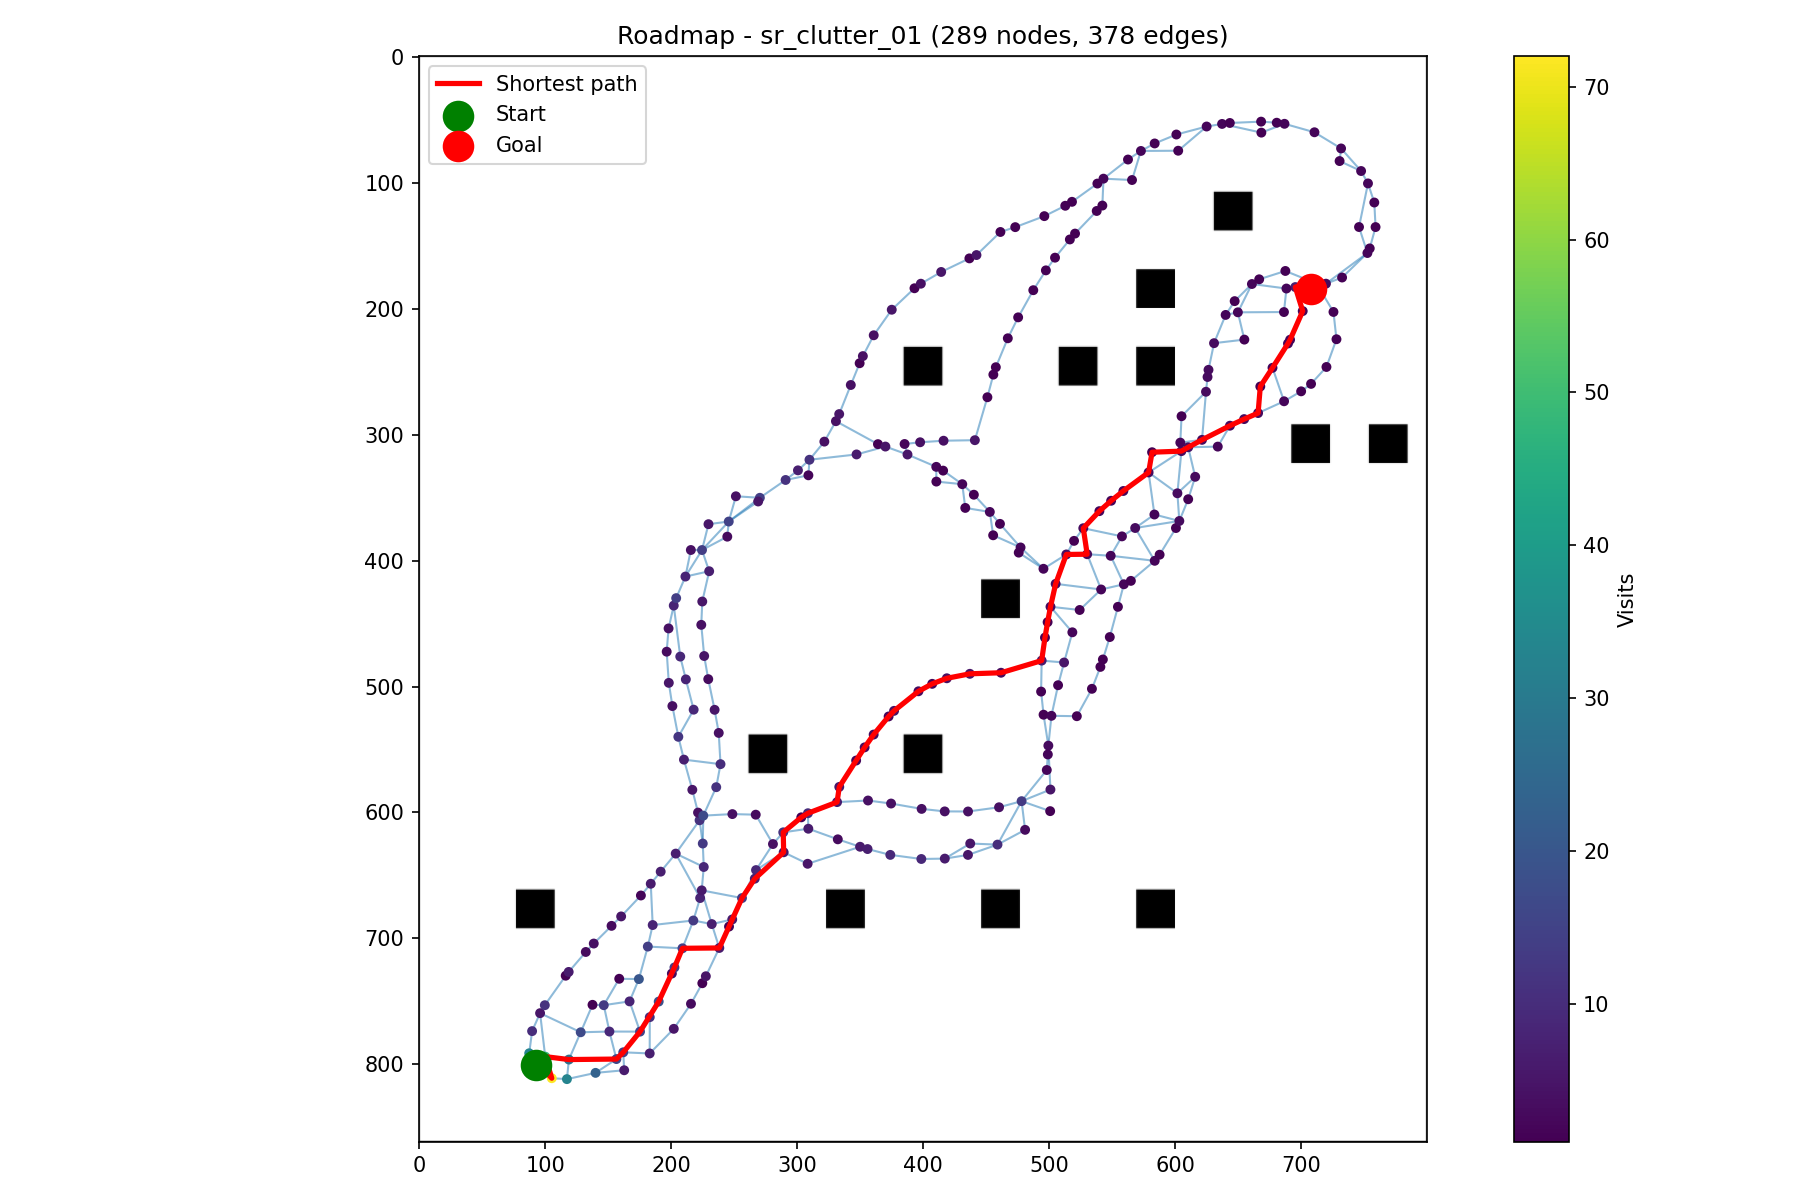

This chart was generated by the following Python code:
"""Build a roadmap by running the BOWConnect planner repeatedly.

Each plan() call returns one collision-free trajectory. Mirroring
src/planner/MotionTree.cpp, every state is snapped to a grid cell
(cell size = robot_radius by default, like MotionTree::hashState), so
overlapping trajectories share nodes; consecutive states become edges.
The combined networkx graph is a roadmap of the free space, on which we
also query the shortest start-to-goal path.

Run from this directory (map paths in the config are relative to it):
    cd python && python3 roadmap_example.py -n 10 [--output roadmap.png]
"""
import argparse
import sys

sys.path.append("../build")  # bow_connect module
sys.path.append("..")        # traj_viewer module

import matplotlib.pyplot as plt
import networkx as nx
import numpy as np
from matplotlib.collections import LineCollection
from matplotlib.patches import Rectangle

import bow_connect
from traj_viewer import TrajectoryVisualizer


class RoadmapBuilder:
    """Combine trajectories into a graph, python analogue of bow::MotionTree.

    States are hashed into grid cells (MotionTree::hashState); the first
    state seen in a cell becomes the node's representative state, and
    consecutive trajectory states become weighted edges.
    """

    def __init__(self, origin_x, origin_y, grid_size):
        self.origin = np.array([origin_x, origin_y])
        self.grid_size = grid_size
        self.graph = nx.Graph()

    def cell(self, state):
        """Equivalent of MotionTree::hashState: world (x, y) -> grid cell."""
        idx = np.round((np.asarray(state[:2]) - self.origin) / self.grid_size)
        return int(idx[0]), int(idx[1])

    def add_trajectory(self, traj):
        """Equivalent of repeated MotionTree::addState along one trajectory."""
        prev = None
        for state in np.asarray(traj, dtype=float):
            c = self.cell(state)
            if c not in self.graph:
                self.graph.add_node(c, state=state, visits=0)
            self.graph.nodes[c]["visits"] += 1

            if prev is not None and prev != c:
                dist = float(np.linalg.norm(
                    self.graph.nodes[prev]["state"][:2] - state[:2]))
                if self.graph.has_edge(prev, c):
                    edge = self.graph.edges[prev, c]
                    edge["weight"] = min(edge["weight"], dist)
                    edge["count"] += 1
                else:
                    self.graph.add_edge(prev, c, weight=dist, count=1)
            prev = c

    def nearest_node(self, xy):
        """Equivalent of MotionTree::findNearestNode."""
        xy = np.asarray(xy[:2], dtype=float)
        return min(
            self.graph.nodes,
            key=lambda n: float(np.sum((self.graph.nodes[n]["state"][:2] - xy) ** 2)),
        )

    def shortest_path(self, start_xy, goal_xy):
        """Shortest node sequence between the cells nearest to start/goal."""
        try:
            return nx.shortest_path(
                self.graph,
                self.nearest_node(start_xy),
                self.nearest_node(goal_xy),
                weight="weight",
            )
        except nx.NetworkXNoPath:
            return None


def draw_roadmap(viz, roadmap, path=None, output=None):
    """Draw the roadmap on the environment (map image or world coordinates)."""
    graph = roadmap.graph
    config = viz.config
    ax, fig = viz.ax, viz.fig
    pos_world = {n: graph.nodes[n]["state"][:2] for n in graph.nodes}

    if 'map_image_path' in config:
        img = plt.imread(config['map_image_path'])
        img_h = img.shape[0]

        def to_img(pts):
            return TrajectoryVisualizer.world_to_image(
                np.atleast_2d(pts), config['origin'],
                config['map_resolution'], img_h)

        ax.imshow(img, origin='upper')
        pos = {n: to_img(p)[0] for n, p in pos_world.items()}
        start = to_img(viz.start[:2])[0]
        goal = to_img(viz.goal[:2])[0]
        ax.grid(False)
    else:
        pos = pos_world
        start, goal = viz.start[:2], viz.goal[:2]
        for obs in viz.obstacles:
            w = h = 0.5
            ax.add_patch(Rectangle((obs[0] - w / 2, obs[1] - h / 2), w, h,
                                   color='black'))
        ax.grid(True)

    # Edges
    segs = [np.array([pos[u], pos[v]]) for u, v in graph.edges]
    ax.add_collection(LineCollection(segs, colors='tab:blue',
                                     linewidths=1.0, alpha=0.5))

    # Nodes, colored by how many trajectories visited their cell
    xy = np.array([pos[n] for n in graph.nodes])
    visits = np.array([graph.nodes[n]["visits"] for n in graph.nodes])
    sc = ax.scatter(xy[:, 0], xy[:, 1], c=visits, cmap='viridis',
                    s=14, zorder=4)
    fig.colorbar(sc, ax=ax, label='Visits')

    # Shortest path through the roadmap
    if path is not None:
        pxy = np.array([pos[n] for n in path])
        ax.plot(pxy[:, 0], pxy[:, 1], 'r-', linewidth=2.5, zorder=5,
                label='Shortest path')

    ax.scatter(start[0], start[1], c='green', s=200, zorder=6, label='Start')
    ax.scatter(goal[0], goal[1], c='red', s=200, zorder=6, label='Goal')
    ax.set_aspect('equal')
    ax.legend()
    ax.set_title(f"Roadmap - {config.get('name', '')} "
                 f"({graph.number_of_nodes()} nodes, "
                 f"{graph.number_of_edges()} edges)")
    plt.tight_layout()

    if output:
        plt.savefig(output, dpi=150)
        print(f"Saved to {output}")
    else:
        plt.show()


def main():
    parser = argparse.ArgumentParser(
        description='Build and visualize a roadmap from repeated plans')
    parser.add_argument('--env', default="../test/ugv/sr_clutter_01.yaml",
                        help='Environment YAML file')
    parser.add_argument('-n', '--num-plans', type=int, default=10,
                        help='Number of planner runs to combine')
    parser.add_argument('--solver-time', type=float, default=10.0,
                        help='Planning budget per run in seconds')
    parser.add_argument('--grid-size', type=float, default=None,
                        help='Roadmap cell size (default: robot_radius from config)')
    parser.add_argument('--output', default=None,
                        help='Save the plot to this image file instead of showing it')
    args = parser.parse_args()

    viz = TrajectoryVisualizer(args.env)
    planner = bow_connect.BOWConnectPlanner(args.env)

    origin = viz.config['origin']
    grid_size = args.grid_size or viz.config['robot_radius']
    roadmap = RoadmapBuilder(origin[0], origin[1], grid_size)

    successes = 0
    for i in range(args.num_plans):
        try:
            traj = planner.plan(
                start=viz.start,               # [x, y, theta] from the config
                goal=viz.goal[:2],             # [x, y] from the config
                solver_time=args.solver_time,
                optimize=False,
            )
        except RuntimeError as e:
            print(f"[{i + 1}/{args.num_plans}] plan failed: {e}")
            continue
        successes += 1
        roadmap.add_trajectory(traj)
        print(f"[{i + 1}/{args.num_plans}] {traj.shape[0]} states -> roadmap: "
              f"{roadmap.graph.number_of_nodes()} nodes, "
              f"{roadmap.graph.number_of_edges()} edges")

    if successes == 0:
        sys.exit("No plan succeeded; nothing to visualize.")

    path = roadmap.shortest_path(viz.start, viz.goal)
    if path is None:
        print("No start-goal path in the roadmap graph.")
    else:
        length = nx.path_weight(roadmap.graph, path, weight="weight")
        print(f"Shortest roadmap path: {len(path)} nodes, length {length:.2f} m")

    draw_roadmap(viz, roadmap, path, args.output)


if __name__ == '__main__':
    main()
